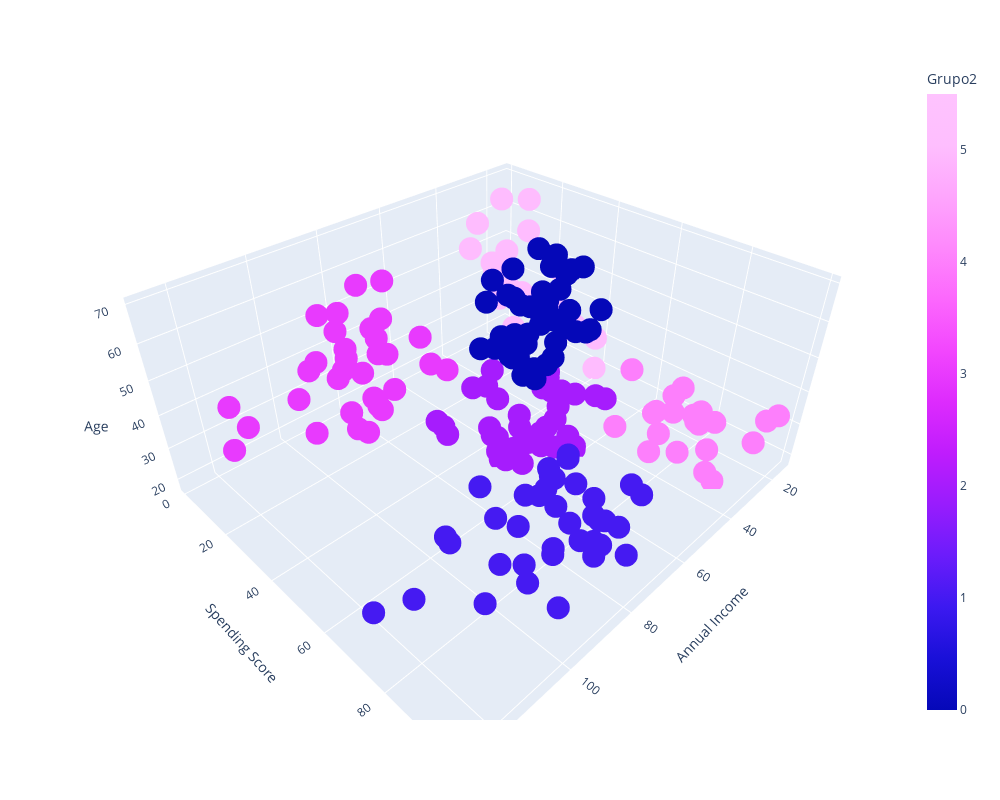

Write notebook code for a chart like this one.
### Code cell
# Crear un modelo 3D de los datos agrupados
Grafica_3D = px.scatter_3d(
    Datos, 
    x='Annual Income',
    y='Spending Score',
    z='Age',
    color='Grupo2',
    symbol='Grupo2',
    symbol_map={0: 'circle', 1: 'circle', 2: 'circle', 3: 'circle', 4: 'circle', 5: 'circle', 6: 'circle'},
    color_continuous_scale='plotly3'  # Paleta de colores
)

# Actualizar el diseño para ajustar el tamaño y ocultar la leyenda
Grafica_3D.update_layout(
    showlegend=False,  # Ocultar la leyenda si no es necesaria
    scene=dict(
        xaxis_title='Annual Income',
        yaxis_title='Spending Score',
        zaxis_title='Age'
    ),
    width=1000,  # Ancho del gráfico
    height=800   # Alto del gráfico
)

# Mostrar la gráfica
Grafica_3D.show()

### Figure 1 — Plotly figure (JSON) as saved in the notebook; plotly's stock layout.template omitted (floating-point values rounded to 4 significant figures)
{"data": [{"hovertemplate": "Grupo2=%{marker.color}<br>Annual Income=%{x}<br>Spending Score=%{y}<br>Age=%{z}<extra></extra>", "legendgroup": "5", "marker": {"color": [5, 5, 5, 5, 5, 5, 5, 5, 5, 5, 5, 5, 5, 5, 5, 5, 5, 5, 5, 5, 5], "coloraxis": "coloraxis", "symbol": "circle"}, "mode": "markers", "name": "5", "scene": "scene", "showlegend": true, "type": "scatter3d", "x": [15, 16, 17, 18, 19, 19, 20, 20, 21, 23, 24, 25, 28, 28, 29, 30, 33, 33, 34, 37, 39], "y": [39, 6, 40, 6, 3, 14, 15, 13, 35, 29, 35, 5, 14, 32, 31, 4, 4, 14, 17, 26, 28], "z": [19, 20, 31, 35, 64, 67, 58, 37, 35, 52, 35, 46, 54, 45, 40, 60, 53, 49, 42, 36, 49]}, {"hovertemplate": "Grupo2=%{marker.color}<br>Annual Income=%{x}<br>Spending Score=%{y}<br>Age=%{z}<extra></extra>", "legendgroup": "4", "marker": {"color": [4, 4, 4, 4, 4, 4, 4, 4, 4, 4, 4, 4, 4, 4, 4, 4, 4, 4, 4, 4, 4, 4], "coloraxis": "coloraxis", "symbol": "circle"}, "mode": "markers", "name": "4", "scene": "scene", "showlegend": true, "type": "scatter3d", "x": [15, 16, 17, 18, 19, 19, 20, 20, 21, 23, 24, 25, 28, 28, 29, 30, 33, 33, 34, 37, 38, 39], "y": [81, 77, 76, 94, 72, 99, 77, 79, 66, 98, 73, 73, 82, 61, 87, 73, 92, 81, 73, 75, 92, 65], "z": [21, 23, 22, 23, 30, 35, 24, 22, 20, 35, 25, 31, 29, 35, 23, 21, 18, 21, 30, 20, 24, 24]}, {"hovertemplate": "Grupo2=%{marker.color}<br>Annual Income=%{x}<br>Spending Score=%{y}<br>Age=%{z}<extra></extra>", "legendgroup": "0", "marker": {"color": [0, 0, 0, 0, 0, 0, 0, 0, 0, 0, 0, 0, 0, 0, 0, 0, 0, 0, 0, 0, 0, 0, 0, 0, 0, 0, 0, 0, 0, 0, 0, 0, 0, 0, 0, 0, 0, 0, 0, 0, 0, 0, 0, 0, 0], "coloraxis": "coloraxis", "symbol": "circle"}, "mode": "markers", "name": "0", "scene": "scene", "showlegend": true, "type": "scatter3d", "x": [38, 39, 40, 42, 43, 43, 43, 44, 44, 46, 46, 47, 47, 48, 48, 48, 49, 49, 50, 50, 54, 54, 54, 54, 54, 54, 54, 57, 58, 59, 60, 60, 61, 62, 62, 62, 63, 63, 63, 63, 63, 65, 65, 67, 67], "y": [35, 36, 55, 52, 60, 45, 41, 50, 46, 46, 56, 52, 59, 51, 50, 48, 55, 42, 49, 56, 47, 53, 42, 51, 41, 44, 46, 58, 46, 55, 49, 47, 42, 48, 59, 56, 50, 46, 43, 48, 52, 43, 59, 43, 57], "z": [65, 48, 50, 49, 59, 50, 47, 51, 69, 53, 70, 67, 54, 63, 43, 68, 70, 47, 60, 60, 59, 45, 49, 57, 67, 46, 48, 55, 50, 68, 48, 47, 48, 49, 67, 49, 66, 54, 68, 66, 65, 63, 49, 51, 50]}, {"hovertemplate": "Grupo2=%{marker.color}<br>Annual Income=%{x}<br>Spending Score=%{y}<br>Age=%{z}<extra></extra>", "legendgroup": "2", "marker": {"color": [2, 2, 2, 2, 2, 2, 2, 2, 2, 2, 2, 2, 2, 2, 2, 2, 2, 2, 2, 2, 2, 2, 2, 2, 2, 2, 2, 2, 2, 2, 2, 2, 2, 2, 2, 2, 2, 2], "coloraxis": "coloraxis", "symbol": "circle"}, "mode": "markers", "name": "2", "scene": "scene", "showlegend": true, "type": "scatter3d", "x": [39, 40, 40, 40, 42, 43, 46, 46, 48, 48, 48, 54, 54, 54, 54, 54, 57, 58, 59, 60, 60, 60, 60, 61, 62, 62, 62, 63, 64, 64, 65, 65, 67, 67, 69, 70, 72, 76], "y": [61, 47, 42, 42, 60, 54, 51, 55, 59, 59, 47, 54, 48, 52, 55, 57, 55, 60, 41, 40, 42, 52, 50, 49, 41, 55, 42, 54, 42, 46, 48, 50, 56, 40, 58, 29, 34, 40], "z": [31, 27, 29, 31, 33, 31, 27, 19, 18, 19, 32, 26, 40, 23, 38, 21, 22, 34, 18, 40, 32, 24, 27, 20, 23, 26, 21, 19, 38, 19, 18, 19, 27, 38, 40, 23, 25, 28]}, {"hovertemplate": "Grupo2=%{marker.color}<br>Annual Income=%{x}<br>Spending Score=%{y}<br>Age=%{z}<extra></extra>", "legendgroup": "1", "marker": {"color": [1, 1, 1, 1, 1, 1, 1, 1, 1, 1, 1, 1, 1, 1, 1, 1, 1, 1, 1, 1, 1, 1, 1, 1, 1, 1, 1, 1, 1, 1, 1, 1, 1, 1, 1, 1, 1, 1], "coloraxis": "coloraxis", "symbol": "circle"}, "mode": "markers", "name": "1", "scene": "scene", "showlegend": true, "type": "scatter3d", "x": [69, 70, 71, 71, 71, 72, 73, 73, 74, 75, 76, 77, 77, 78, 78, 78, 78, 78, 78, 79, 81, 85, 86, 87, 87, 87, 88, 88, 93, 97, 98, 99, 101, 103, 103, 113, 120, 126], "y": [91, 77, 95, 75, 75, 71, 88, 73, 72, 93, 87, 97, 74, 90, 88, 76, 89, 78, 73, 83, 93, 75, 95, 63, 75, 92, 86, 69, 90, 86, 88, 97, 68, 85, 69, 91, 79, 74], "z": [39, 31, 40, 38, 39, 31, 29, 32, 35, 32, 32, 28, 32, 34, 39, 38, 27, 30, 30, 29, 31, 36, 33, 32, 28, 36, 30, 27, 35, 32, 29, 30, 28, 36, 32, 38, 35, 32]}, {"hovertemplate": "Grupo2=%{marker.color}<br>Annual Income=%{x}<br>Spending Score=%{y}<br>Age=%{z}<extra></extra>", "legendgroup": "3", "marker": {"color": [3, 3, 3, 3, 3, 3, 3, 3, 3, 3, 3, 3, 3, 3, 3, 3, 3, 3, 3, 3, 3, 3, 3, 3, 3, 3, 3, 3, 3, 3, 3, 3, 3, 3], "coloraxis": "coloraxis", "symbol": "circle"}, "mode": "markers", "name": "3", "scene": "scene", "showlegend": true, "type": "scatter3d", "x": [71, 71, 71, 73, 73, 74, 75, 77, 77, 78, 78, 78, 78, 78, 78, 79, 81, 85, 86, 87, 87, 87, 88, 88, 93, 97, 98, 99, 101, 103, 103, 113, 120, 126], "y": [35, 11, 9, 5, 7, 10, 5, 12, 36, 22, 17, 20, 16, 1, 1, 35, 5, 26, 20, 27, 13, 10, 13, 15, 14, 32, 15, 39, 24, 17, 23, 8, 16, 28], "z": [43, 59, 47, 20, 44, 19, 57, 25, 48, 34, 43, 44, 47, 37, 34, 56, 19, 50, 42, 36, 40, 36, 52, 58, 59, 37, 46, 41, 54, 41, 34, 33, 47, 45]}], "layout": {"coloraxis": {"colorbar": {"title": {"text": "Grupo2"}}, "colorscale": [[0, "#0508b8"], [0.08333, "#1910d8"], [0.1667, "#3c19f0"], [0.25, "#6b1cfb"], [0.3333, "#981cfd"], [0.4167, "#bf1cfd"], [0.5, "#dd2bfd"], [0.5833, "#f246fe"], [0.6667, "#fc67fd"], [0.75, "#fe88fc"], [0.8333, "#fea5fd"], [0.9167, "#febefe"], [1, "#fec3fe"]]}, "height": 800, "legend": {"title": {"text": "Grupo2"}, "tracegroupgap": 0}, "margin": {"t": 60}, "scene": {"aspectmode": "auto", "aspectratio": {"x": 1.342, "y": 1.185, "z": 0.6288}, "domain": {"x": [0, 1], "y": [0, 1]}, "xaxis": {"title": {"text": "Annual Income"}, "type": "linear"}, "yaxis": {"title": {"text": "Spending Score"}, "type": "linear"}, "zaxis": {"title": {"text": "Age"}, "type": "linear"}}, "showlegend": false, "width": 1000}}
